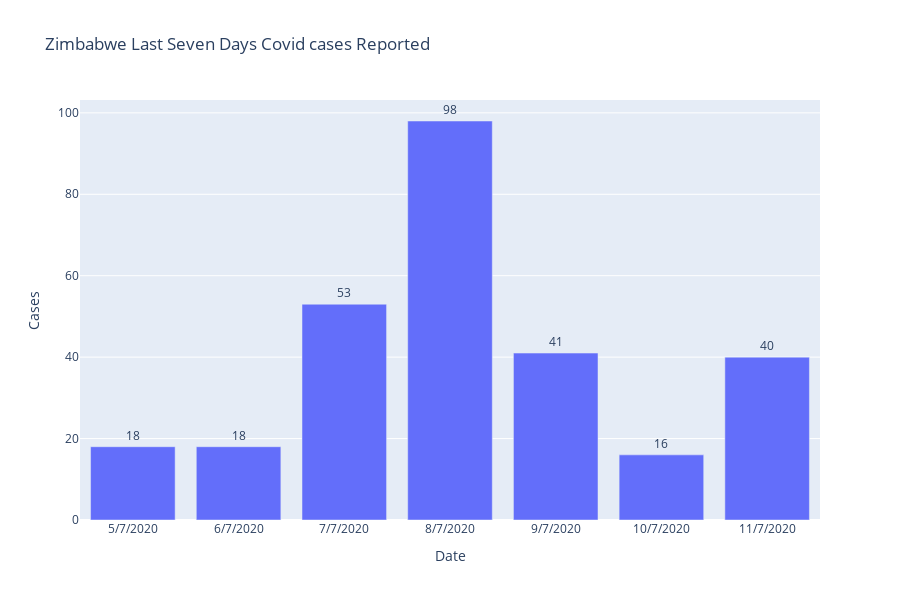

Notebook source saved alongside this figure:
### Code cell
import plotly.express as px
idf = idf
fig = px.bar(dailycasesdf, x='Date', y='Cases', text='Cases', height=600, title='Zimbabwe Last Seven Days Covid cases Reported')
fig.update_traces(texttemplate='%{text:.2s}', textposition='outside')
fig.update_layout(uniformtext_minsize=8, uniformtext_mode='hide')
fig.show()

### Figure 1 — Plotly figure (JSON) as saved in the notebook; plotly's stock layout.template omitted (floating-point values rounded to 4 significant figures)
{"data": [{"alignmentgroup": "True", "hovertemplate": "Date=%{x}<br>Cases=%{text}<extra></extra>", "legendgroup": "", "marker": {"color": "#636efa"}, "name": "", "offsetgroup": "", "orientation": "v", "showlegend": false, "text": [18, 18, 53, 98, 41, 16, 40], "textposition": "outside", "texttemplate": "%{text:.2s}", "type": "bar", "x": ["5/7/2020", "6/7/2020", "7/7/2020", "8/7/2020", "9/7/2020", "10/7/2020", "11/7/2020"], "xaxis": "x", "y": [18, 18, 53, 98, 41, 16, 40], "yaxis": "y"}], "layout": {"barmode": "relative", "height": 600, "legend": {"tracegroupgap": 0}, "title": {"text": "Zimbabwe Last Seven Days Covid cases Reported"}, "uniformtext": {"minsize": 8, "mode": "hide"}, "xaxis": {"anchor": "y", "domain": [0, 1], "title": {"text": "Date"}}, "yaxis": {"anchor": "x", "domain": [0, 1], "title": {"text": "Cases"}}}}
